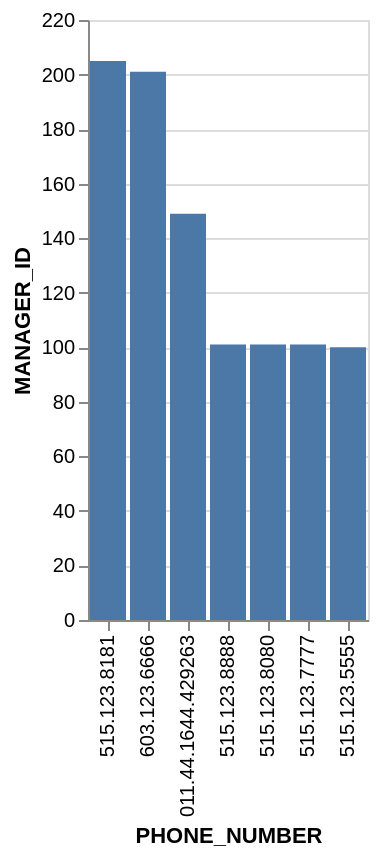

The specification (Vega-Lite) saved for this image:
### Vega-Lite specification from a JSON file in a GitHub repository (floating-point values rounded to 4 significant figures)
{"data": {"values": [{"x_data": "515.123.8181", "y_data": 205}, {"x_data": "603.123.6666", "y_data": 201}, {"x_data": "011.44.1644.429263", "y_data": 149}, {"x_data": "515.123.8888", "y_data": 101}, {"x_data": "515.123.8080", "y_data": 101}, {"x_data": "515.123.7777", "y_data": 101}, {"x_data": "515.123.5555", "y_data": 100}]}, "mark": "bar", "encoding": {"x": {"field": "x_data", "type": "nominal", "title": "PHONE_NUMBER", "sort": {"op": "sum", "field": "y_data", "order": "descending"}}, "y": {"field": "y_data", "type": "quantitative", "title": "MANAGER_ID"}}}
